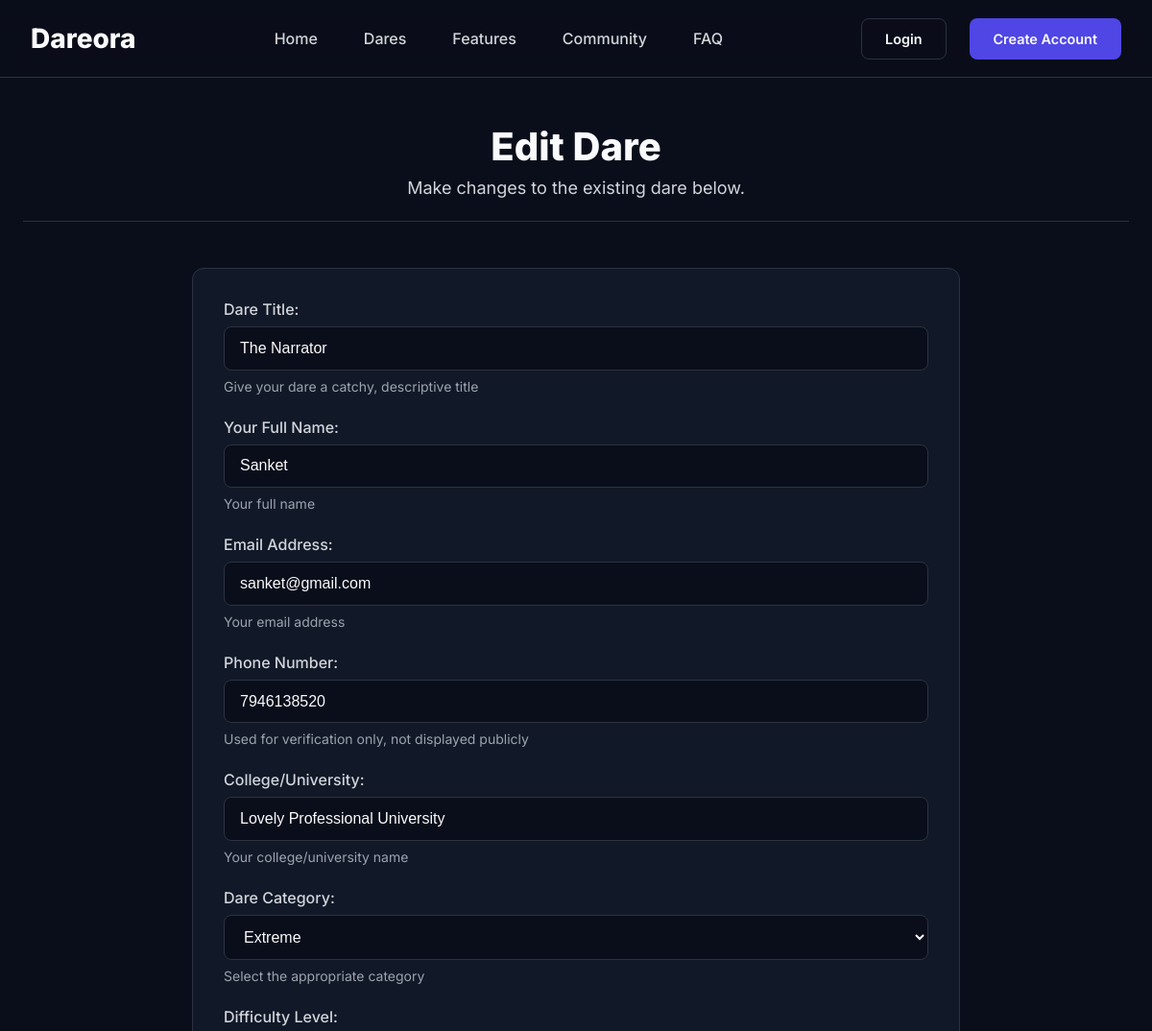
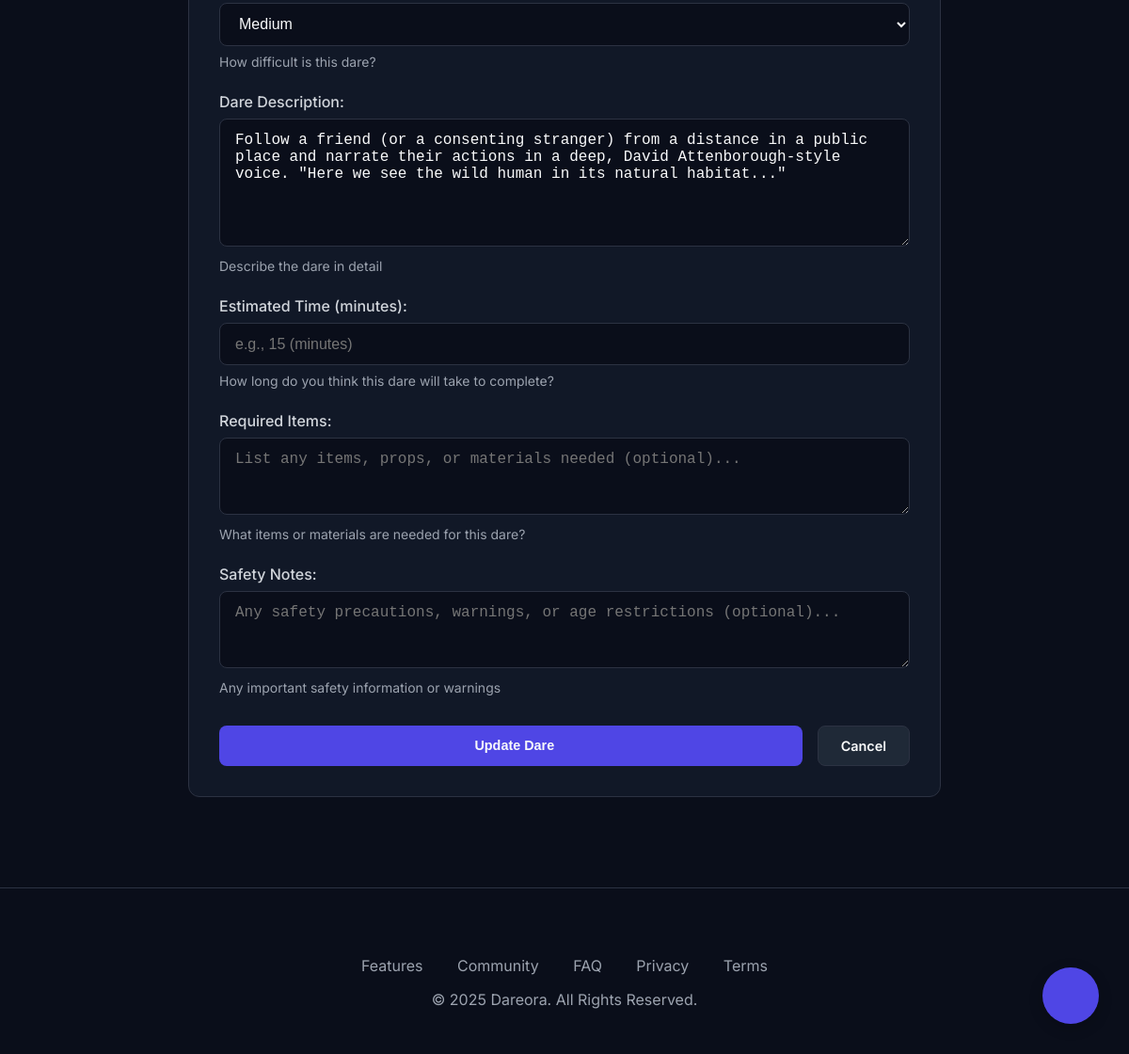
The page /dare/the-narrator/edit/ on the database its author committed (2 pictures, top to bottom).
### dares/models.py (models this page shows, shortened)
class Dare(models.Model):
    STATUS_CHOICES = [
        ('pending', 'Pending Review'),
        ('approved', 'Approved'),
        ('rejected', 'Rejected'),
        ('featured', 'Featured'),
    ]
    phone_regex = RegexValidator(
        regex=r'^\+?1?\d{9,15}$',
        message="Phone number must be entered in the format: '+999999999'. Up to 15 digits allowed."
    )
    id = models.UUIDField(primary_key=True, default=uuid.uuid4, editable=False)
    title = models.CharField(max_length=200, help_text="Give your dare a catchy title")
    slug = models.SlugField(unique=True, blank=True)
    name = models.CharField(max_length=100, help_text="Your full name")
    email = models.EmailField(help_text="Your email address")
    phone_number = models.CharField(
        validators=[phone_regex],
        max_length=17,
        help_text="Your phone number for verification"
    )
    college = models.CharField(max_length=200, help_text="Your college/university name")
    dare_text = models.TextField(help_text="Describe the dare in detail")
    category = models.ForeignKey(
        Category,
        on_delete=models.CASCADE,
        related_name='dares',
        help_text="Select the appropriate category"
    )
    difficulty = models.ForeignKey(
        DifficultyLevel,
        on_delete=models.CASCADE,
        related_name='dares',
        help_text="How difficult is this dare?"
    )
    estimated_time = models.PositiveIntegerField(
        help_text="Estimated time to complete (in minutes)",
        null=True,
        blank=True
    )
    required_items = models.TextField(
        blank=True,
        help_text="List any items/materials needed (optional)"
    )
    safety_notes = models.TextField(
        blank=True,
        help_text="Any safety precautions or warnings (optional)"
    )
    status = models.CharField(max_length=20, choices=STATUS_CHOICES, default='pending')
    is_approved = models.BooleanField(default=False)
    is_featured = models.BooleanField(default=False)
    rejection_reason = models.TextField(blank=True)
    views_count = models.PositiveIntegerField(default=0)
    likes_count = models.PositiveIntegerField(default=0)
    completions_count = models.PositiveIntegerField(default=0)
    created_at = models.DateTimeField(auto_now_add=True)
    updated_at = models.DateTimeField(auto_now=True)
    approved_at = models.DateTimeField(null=True, blank=True)
    class Meta:
        ordering = ['-created_at']
        indexes = [
            models.Index(fields=['status', 'is_approved']),
            models.Index(fields=['category', 'difficulty']),
            models.Index(fields=['-created_at']),
        ]

### dares/views.py (the view, shortened to what this page needs)
# urls.py: path('dare/<slug:slug>/edit/', DareUpdateView.as_view(), name='dare_edit'),
class DareUpdateView(SuccessMessageMixin, UpdateView):
    model = Dare
    form_class = DareForm
    template_name = 'dare_form.html'
    slug_field = 'slug'
    slug_url_kwarg = 'slug'
    success_message = "✅ Dare updated successfully!"
    def get_context_data(self, **kwargs):
        context = super().get_context_data(**kwargs)
        context['page_title'] = "Edit Dare"
        context['page_description'] = "Make changes to the existing dare below."
        return context
    def get_queryset(self):
        return Dare.objects.all()

### dares/models.py (called while the page is built)
    def __str__(self):
        return self.get_name_display()

    def __str__(self):
        return self.get_name_display()

### templates/dare_form.html (shortened to what this page needs)
{% extends 'base.html' %}
{% block content %}
<div class="page-header">
    <h2>{{ page_title|default:"Create Dare" }}</h2>
    <p>{{ page_description|default:"Fill out the form to submit a new dare." }}</p>
</div>
<div class="card" style="max-width: 800px; margin: 0 auto;">
    <form method="post" novalidate>
        {% for field in form %}
        <div class="form-group">
            {{ field.label_tag }}
            {{ field }}
            {% if field.help_text %}
            <p style="font-size: 0.875rem; color: var(--color-text-muted); margin-top: var(--space-sm);">{{ field.help_text }}</p>
            {% endif %}
        </div>
        {% endfor %}
        <div class="form-actions">
            <button type="submit" class="btn btn-primary">
                <span>{% if form.instance.pk %}Update Dare{% else %}Submit Dare{% endif %}</span>
            </button>
            <a href="{% url 'dares:dare_list' %}" class="btn btn-secondary">Cancel</a>
        </div>
    </form>
</div>
{% endblock %}

### templates/base.html (style rules this page uses)
:root { --color-background: #0A0E1A; --color-surface: #111827; --color-surface-light: #1F2937; --color-border: #2c3242; --color-text-primary: #F9FAFB; --color-text-secondary: #D1D5DB; --color-text-muted: #9CA3AF; --color-brand: #4F46E5; --color-brand-light: rgba(79, 70, 229, 0.1); --color-accent: #3B82F6; --color-danger: #F87171; --color-success: #34D399; --space-xs: 0.25rem; --space-sm: 0.5rem; --space-md: 1rem; --space-lg: 1.5rem; --space-xl: 2rem; --space-2xl: 3rem; --radius-md: 0.5rem; --radius-lg: 0.75rem; --radius-full: 9999px; --shadow-glow: 0 0 25px rgba(79, 70, 229, 0.3); }
* { box-sizing: border-box; margin: 0; padding: 0; }
html { scroll-behavior: smooth; }
body { font-family: 'Inter', sans-serif; background-color: var(--color-background); color: var(--color-text-primary); -webkit-font-smoothing: antialiased; -moz-osx-font-smoothing: grayscale; overflow-x: hidden; }
.page-header { text-align: center; margin-bottom: var(--space-2xl); padding-bottom: var(--space-lg); border-bottom: 1px solid var(--color-border); }
.page-header h2 { font-size: 2.5rem; font-weight: 800; }
.page-header p { font-size: 1.125rem; color: var(--color-text-secondary); max-width: 600px; margin: var(--space-sm) auto 0; }
.card { background: var(--color-surface); border: 1px solid var(--color-border); border-radius: var(--radius-lg); padding: var(--space-xl); }
.btn { display: inline-flex; align-items: center; justify-content: center; gap: var(--space-sm); padding: 0.75rem 1.5rem; border-radius: var(--radius-md); font-weight: 600; text-decoration: none; transition: all 0.2s ease; cursor: pointer; border: 1px solid transparent; font-size: 0.9rem; }
.btn-primary { background-color: var(--color-brand); color: var(--color-text-primary); }
.btn-secondary { background-color: var(--color-surface-light); color: var(--color-text-primary); border: 1px solid var(--color-border); }
.form-group { margin-bottom: var(--space-lg); }
.form-group label { display: block; margin-bottom: var(--space-sm); font-weight: 500; color: var(--color-text-secondary); }
.form-control { width: 100%; padding: 0.8rem 1rem; background-color: var(--color-background); border: 1px solid var(--color-border); border-radius: var(--radius-md); color: var(--color-text-primary); font-size: 1rem; transition: border-color 0.2s, box-shadow 0.2s; }
.form-actions { margin-top: var(--space-xl); display: flex; gap: var(--space-md); }
.form-actions button { width: 100%; }

### rows shown on the page
Dare: form "The Narrator" "Sanket" "sanket@gmail.com" "7946138520" "Lovely Professional University" "Extreme" "Medium" "Follow a friend (or a consenting stranger) from a distance in a public place and narrate their actions in a deep, David Attenborough-style voice. \"Here we see the wild human in its natural habitat...\""

### other values the page prints
{{ page_title|default:"Create Dare" }} "Edit Dare"
{{ page_description|default:"Fill out the form to submit a new dare." }} "Make changes to the existing dare below."
{{ field.label_tag }} "Dare Title:" "Your Full Name:" "Email Address:" "Phone Number:" "College/University:" "Dare Category:" "Difficulty Level:" "Dare Description:" "Estimated Time (minutes):" "Required Items:" "Safety Notes:"
{{ field.help_text }} "Give your dare a catchy, descriptive title" "Your full name" "Your email address" "Used for verification only, not displayed publicly" "Your college/university name" "Select the appropriate category" "How difficult is this dare?" "Describe the dare in detail" "How long do you think this dare will take to complete?" "What items or materials are needed for this dare?" "Any important safety information or warnings"
